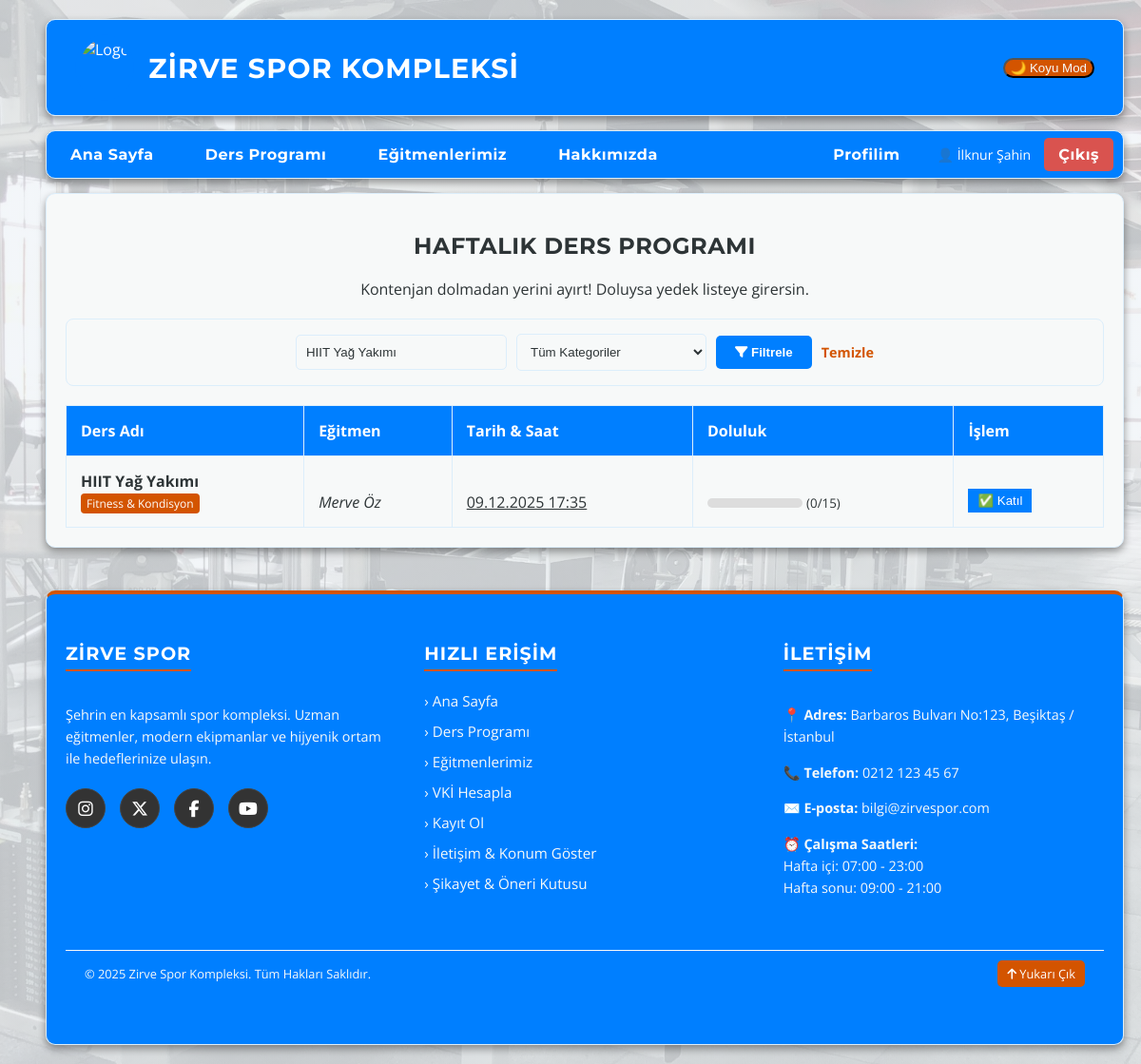
/dersler.php?ara=HIIT Yağ Yakımı (signed in), run on the app's committed database.
### tables this page shows
CREATE TABLE `dersler` (
  `id` int(11) NOT NULL,
  `ders_adi` varchar(100) NOT NULL,
  `kategori_id` int(11) DEFAULT NULL,
  `egitmen_id` int(11) DEFAULT NULL,
  `tarih_saat` datetime NOT NULL,
  `kontenjan` int(11) DEFAULT 15
);

CREATE TABLE `kategoriler` (
  `id` int(11) NOT NULL,
  `kategori_adi` varchar(50) NOT NULL
);

CREATE TABLE `egitmenler` (
  `id` int(11) NOT NULL,
  `ad_soyad` varchar(100) NOT NULL,
  `uzmanlik` varchar(100) NOT NULL,
  `biyografi` text DEFAULT NULL,
  `resim_yolu` varchar(255) DEFAULT NULL,
  `eposta` varchar(100) DEFAULT NULL,
  `sifre` varchar(255) DEFAULT NULL
);

### dersler.php (the view, shortened to what this page needs)
<?php
require_once 'db.php';
$sql = "SELECT d.*, e.ad_soyad as egitmen_adi, k.kategori_adi,
        (SELECT COUNT(*) FROM rezervasyonlar WHERE ders_id = d.id AND durum = 'onayli') as dolu_yer
        FROM dersler d
        JOIN egitmenler e ON d.egitmen_id = e.id
        LEFT JOIN kategoriler k ON d.kategori_id = k.id
        WHERE 1=1";
$params = [];
if (isset($_GET['ara']) && !empty($_GET['ara'])) {
    $sql .= " AND (d.ders_adi LIKE ? OR e.ad_soyad LIKE ?)";
    $params[] = "%" . $_GET['ara'] . "%";
    $params[] = "%" . $_GET['ara'] . "%";
}
$sql .= " ORDER BY d.tarih_saat ASC";
$stmt = $db->prepare($sql);
$stmt->execute($params);
$dersler = $stmt->fetchAll(PDO::FETCH_ASSOC);
?>
<!DOCTYPE html>
<html lang="tr">
<head>
    <link rel="stylesheet" href="assets/css/style.css">
    <link rel="stylesheet" href="https://cdnjs.cloudflare.com/ajax/libs/font-awesome/6.5.1/css/all.min.css">
</head>
<body>
    <div class="sayfa-duzeni">
        <header class="kutu baslik">
            <div class="logo-bolumu">
                <img src="resimler/logo.png" alt="Logo" class="logo">
                <h1>ZİRVE SPOR KOMPLEKSİ</h1>
            </div>
            <button id="tema-btn">🌙 Koyu Mod</button>
        </header>
        <nav class="kutu menu" style="display: flex; align-items: center; justify-content: space-between; padding-right: 10px;">
            <div>
                <a href="index.php">Ana Sayfa</a>
                <a href="dersler.php">Ders Programı</a>
                <a href="egitmenler.php">Eğitmenlerimiz</a>
                <a href="hakkimizda.php">Hakkımızda</a>
            </div>
            <div>
                <?php if (isset($_SESSION['uye_id'])): ?>
                    <a href="vki.php" style="margin-right:10px;">Profilim</a>
                    <span style="color: white; font-size: 14px; margin-right:10px;">👤 <?php echo $_SESSION['ad_soyad']; ?></span>
                    <a href="cikis.php" style="background-color: #d9534f; padding: 8px 15px; border-radius: 5px;">Çıkış</a>
                <?php endif; ?>
            </div>
        </nav>
        <main class="kutu orta" style="grid-column: 1 / -1;">
            <h2 style="text-align:center;">HAFTALIK DERS PROGRAMI </h2>
            <p style="text-align:center; margin-bottom:20px;">Kontenjan dolmadan yerini ayırt! Doluysa yedek listeye girersin.</p>
            <form class="filtre-alani" method="GET">
                <input type="text" name="ara" placeholder="Ders adı veya eğitmen ara..." value="<?php echo isset($_GET['ara']) ? htmlspecialchars($_GET['ara']) : ''; ?>">
                <select name="kategori_id">
                    <option value="">Tüm Kategoriler</option>
                </select>
                <button type="submit"><i class="fa-solid fa-filter"></i> Filtrele</button>
                <?php if (isset($_GET['ara']) || isset($_GET['kategori_id'])): ?>
                    <a href="dersler.php" style="color:var(--vurgu-renk); font-weight:bold; text-decoration:none; font-size:0.9rem;">Temizle</a>
                <?php endif; ?>
            </form>
            <div class="tablo-kapsayici">
                <table>
                    <thead>
                        <tr>
                            <th>Ders Adı</th>
                            <th>Eğitmen</th>
                            <th>Tarih & Saat</th>
                            <th>Doluluk</th>
                            <th>İşlem</th>
                        </tr>
                    </thead>
                    <tbody>
                        <?php foreach ($dersler as $ders):
                            $doluMu = ($ders['dolu_yer'] >= $ders['kontenjan']);
                            $katAdi = !empty($ders['kategori_adi']) ? $ders['kategori_adi'] : '';
                        ?>
                            <tr class="ders-item">
                                <td class="tablo-kalin">
                                    <?php echo htmlspecialchars($ders['ders_adi']); ?>
                                    <?php if ($katAdi): ?>
                                        <br><span style="font-size:0.75rem; font-weight:normal; background:var(--vurgu-renk); color:white; padding:2px 6px; border-radius:4px;"><?php echo htmlspecialchars($katAdi); ?></span>
                                    <?php endif; ?>
                                </td>
                                <td class="tablo-italik"><?php echo htmlspecialchars($ders['egitmen_adi']); ?></td>
                                <td class="tablo-alti-cizili"><?php echo date("d.m.Y H:i", strtotime($ders['tarih_saat'])); ?></td>
                                <td>
                                    <div class="progress-bg">
                                    </div>
                                    <small>(<?php echo $ders['dolu_yer']; ?>/<?php echo $ders['kontenjan']; ?>)</small>
                                </td>
                                <td>
                                    <form method="POST">
                                        <?php if ($doluMu): ?>
                                            <button type="submit" name="derse_katil" style="background-color: #e67e22; color:white; border:none; padding:5px 10px; cursor:pointer;">
                                                ⏳ Yedek
                                            </button>
                                        <?php else: ?>
                                            <button type="submit" name="derse_katil" style="background-color: var(--ana-renk); color:white; border:none; padding:5px 10px; cursor:pointer;">
                                                ✅ Katıl
                                            </button>
                                        <?php endif; ?>
                                    </form>
                                </td>
                            </tr>
                        <?php endforeach; ?>
                    </tbody>
                </table>
            </div>
        </main>
        <footer class="kutu alt">
            <div class="footer-icerik">
                <div class="footer-kolon">
                    <h3>ZİRVE SPOR</h3>
                    <p>Şehrin en kapsamlı spor kompleksi. Uzman eğitmenler, modern ekipmanlar ve hijyenik ortam ile hedeflerinize ulaşın.</p>
                    <div class="sosyal-ikonlar">
                        <a href="https://instagram.com" target="_blank" title="Instagram"><i class="fa-brands fa-instagram"></i></a>
                        <a href="https://twitter.com" target="_blank" title="X"><i class="fa-brands fa-x-twitter"></i></a>
                        <a href="https://facebook.com" target="_blank" title="Facebook"><i class="fa-brands fa-facebook-f"></i></a>
                        <a href="https://youtube.com" target="_blank" title="YouTube"><i class="fa-brands fa-youtube"></i></a>
                    </div>
                </div>
                <div class="footer-kolon">
                    <h3>HIZLI ERİŞİM</h3>
                    <ul>
                        <li><a href="index.php">› Ana Sayfa</a></li>
                        <li><a href="dersler.php">› Ders Programı</a></li>
                        <li><a href="egitmenler.php">› Eğitmenlerimiz</a></li>
                        <li><a href="vki.php">› VKİ Hesapla</a></li>
                        <li><a href="kayit.php">› Kayıt Ol</a></li>
                        <li><a href="javascript:void(0)" onclick="haritaAc()">› İletişim & Konum Göster</a></li>
                        <li><a href="javascript:void(0)" onclick="sikayetAc()">› Şikayet & Öneri Kutusu</a></li>
                    </ul>
                </div>
                <div class="footer-kolon">
                    <h3>İLETİŞİM</h3>
                    <p>📍 <strong>Adres:</strong> Barbaros Bulvarı No:123, Beşiktaş / İstanbul</p>
                    <p>📞 <strong>Telefon:</strong> 0212 123 45 67</p>
                    <p>✉️ <strong>E-posta:</strong> bilgi@zirvespor.com</p>
                    <p>⏰ <strong>Çalışma Saatleri:</strong><br>Hafta içi: 07:00 - 23:00<br>Hafta sonu: 09:00 - 21:00</p>
                </div>
            </div>
            <div class="footer-alt-bar" style="display:flex; justify-content:space-between; align-items:center; padding: 10px 20px;">
                <p style="margin:0;">© 2025 Zirve Spor Kompleksi. Tüm Hakları Saklıdır.</p>
                <a href="#top" style="color:white; text-decoration:none; background:var(--vurgu-renk); padding:5px 10px; border-radius:5px; font-size:0.8rem;">
                    <i class="fa-solid fa-arrow-up"></i> Yukarı Çık
                </a>
            </div>
        </footer>
    </div>
</body>
</html>

### assets/css/style.css (style rules this page uses)
html { scroll-behavior: smooth; }
:root { --ana-renk: #007fff; --vurgu-renk: #D35400; --arka-plan-rengi: 240, 244, 248; --kutu-arkaplan: #F7F9F9; --yazi-rengi: #2D3436; --kenarlik: #dceefb; --menu-arkaplan: #007fff; --golge: 0 4px 8px rgba(0, 0, 0, 0.4); --bg-resim: url('../../resimler/bg.jpg'); --perde-yogunlugu: 0.80; }
body { background-image: linear-gradient(rgba(var(--arka-plan-rengi), var(--perde-yogunlugu)), rgba(var(--arka-plan-rengi), var(--perde-yogunlugu))), var(--bg-resim); background-size: cover; background-attachment: fixed; background-position: center; color: var(--yazi-rengi); font-family: 'Open Sans', sans-serif; margin: 0; padding: 20px 0; transition: all 0.4s ease; }
h1, h2, h3, h4, h5, h6, .menu a, .btn-kayit, .slide-btn, .baslik h1 { font-family: 'Montserrat', sans-serif !important; letter-spacing: 0.5px; }
.sayfa-duzeni { display: grid; grid-template-areas: "baslik baslik baslik" "menu menu menu" "sol orta sag" "alt alt alt"; grid-template-columns: 22% 56% 22%; gap: 15px; width: 92%; max-width: 1200px; margin: 0 auto; }
.kutu { background-color: var(--kutu-arkaplan); padding: 20px; border: 1px solid var(--kenarlik); border-radius: 10px; box-shadow: var(--golge); }
.baslik { grid-area: baslik; background: linear-gradient(to right, var(--ana-renk), #007fff); color: white; display: flex; align-items: center; justify-content: space-between; padding: 15px 30px; }
.logo-bolumu { display: flex; align-items: center; }
.logo { height: 60px; margin-right: 15px; background-color: #007fff; padding: 5px; border-radius: 50%; }
.baslik h1 { margin: 0; font-size: 1.8rem; text-transform: uppercase; letter-spacing: 1px; }
#tema-btn { border-radius: 20px; background-color: #D35400; color: #F7F9F9; }
.menu { grid-area: menu; background-color: var(--menu-arkaplan); padding: 0; display: flex; justify-content: center; overflow: hidden; }
.menu a { color: white; text-decoration: none; padding: 15px 25px; display: inline-block; font-weight: bold; transition: background-color 0.3s; }
.kutu.alt { grid-area: alt; background-color: #007fff; color: #F7F9F9; padding: 50px 20px; border-top: 4px solid var(--vurgu-renk); text-align: left; margin-top: 30px; }
.footer-icerik { display: flex; flex-direction: row; justify-content: space-between; align-items: flex-start; flex-wrap: nowrap; gap: 40px; max-width: 100%; }
.footer-kolon { flex: 1; width: 33%; }
.footer-kolon h3 { color: white; font-size: 1.2rem; margin-top: 0; margin-bottom: 20px; border-bottom: 2px solid var(--vurgu-renk); padding-bottom: 5px; display: inline-block; text-transform: uppercase; letter-spacing: 1px; }
.footer-kolon p { font-size: 0.9rem; line-height: 1.6; color: #F7F9F9; }
.footer-kolon ul { list-style: none; padding: 0; margin: 0; }
.footer-kolon ul li { margin-bottom: 10px; }
.footer-kolon ul li a { color: #F7F9F9; text-decoration: none; transition: 0.3s; font-size: 0.95rem; }
.sosyal-ikonlar { display: flex; gap: 15px; margin-top: 20px; }
.sosyal-ikonlar a { color: white; font-size: 1.1rem; background: #333; width: 40px; height: 40px; border-radius: 50%; display: flex; align-items: center; justify-content: center; text-decoration: none; transition: 0.3s; border: 1px solid #444; }
.footer-alt-bar { text-align: center; margin-top: 40px; padding-top: 20px; border-top: 1px solid #F7F9F9; font-size: 0.8rem; color: #F7F9F9; }

### dersler.php (style rules this page uses)
table { width: 100%; border-collapse: collapse; margin-top: 20px; background-color: var(--kutu-arkaplan); }
th, td { padding: 15px; border: 1px solid var(--kenarlik); text-align: left; vertical-align: bottom; }
th { background-color: var(--ana-renk); color: white; }
.tablo-kalin { font-weight: bold; }
.tablo-italik { font-style: italic; }
.tablo-alti-cizili { text-decoration: underline; }
.progress-bg { background-color: #ddd; height: 10px; width: 100px; border-radius: 5px; overflow: hidden; display: inline-block; }
.filtre-alani { background: var(--kutu-arkaplan); padding: 15px; border: 1px solid var(--kenarlik); border-radius: 8px; margin-bottom: 20px; display: flex; gap: 10px; align-items: center; justify-content: center; flex-wrap: wrap; }
.filtre-alani input, .filtre-alani select { padding: 10px; border: 1px solid var(--kenarlik); background-color: var(--arka-plan-rengi); color: var(--yazi-rengi); border-radius: 5px; min-width: 200px; }
.filtre-alani button { padding: 10px 20px; background: var(--ana-renk); color: white; border: none; border-radius: 5px; cursor: pointer; font-weight: bold; }

### data on the page
dersler: ders_adi "HIIT Yağ Yakımı", kategori.kategori_adi "Fitness & Kondisyon", egitmen.ad_soyad "Merve Öz", tarih_saat "09.12.2025 17:35", dolu_yer "0", kontenjan "15", shows "✅ Katıl"

### other printed values
$_SESSION['ad_soyad'] "İlknur Şahin"
